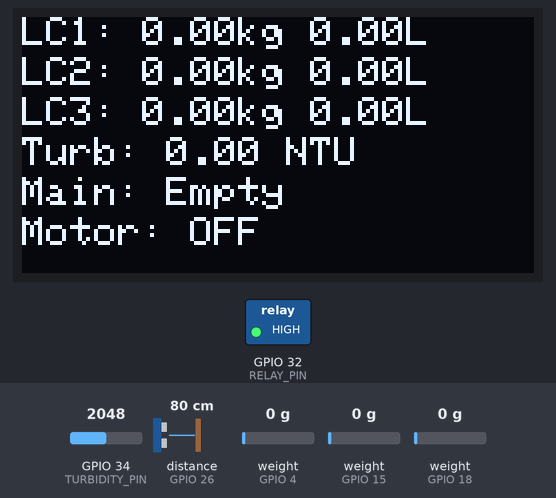
Bench run of a program on a simulated ESP32. Shown: 128×64 one-colour display, switched loads named in the program (green lamp = pin HIGH). Wiring (inferred from the names in the program): ultrasonic range finder: trigger GPIO 25; echo GPIO 26. Inputs (shaded band) come from the test bench; at power-on: weight on the scale (sensors on GPIO 18, GPIO 4, GPIO 15) 0 g, distance to the obstacle (sensor on GPIO 26) 80 cm, GPIO 34 (TURBIDITY_PIN) = 2048. The echo pulse lasts 58.3 µs per cm; WiFi joins after 1.5 s; servers stay silent unless stated; pins used as bus, display or sensor lines are not drawn; what the program prints to the serial monitor is not drawn.

Above: at 7.4 s.
7.5 s: weight on the scale (sensor on GPIO 18) set to 1258 g
At 9.3 s:
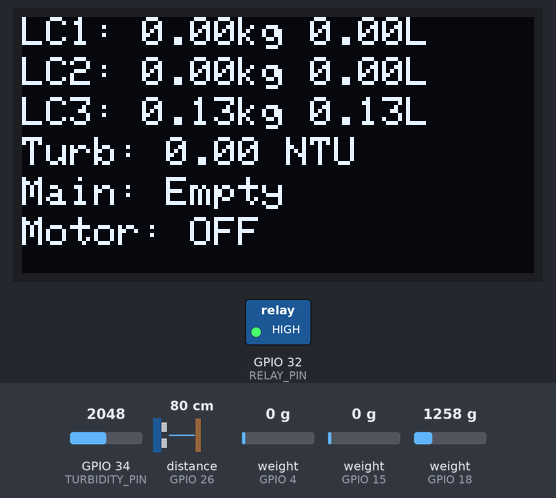
13.4 s: weight on the scale (sensor on GPIO 18) set to 1391 g
At 14.7 s:
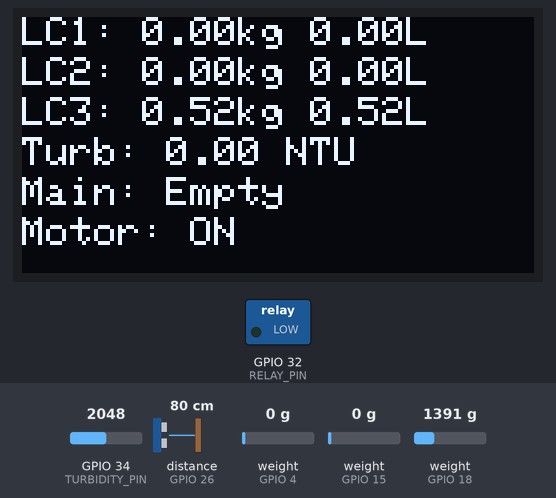
19.3 s: distance to the obstacle (sensor on GPIO 26) set to 2 cm
At 21.1 s:
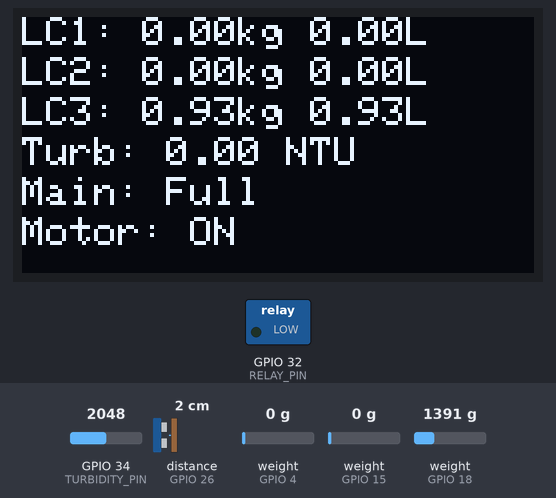
25.2 s: distance to the obstacle (sensor on GPIO 26) set to 6 cm
At 27.3 s:
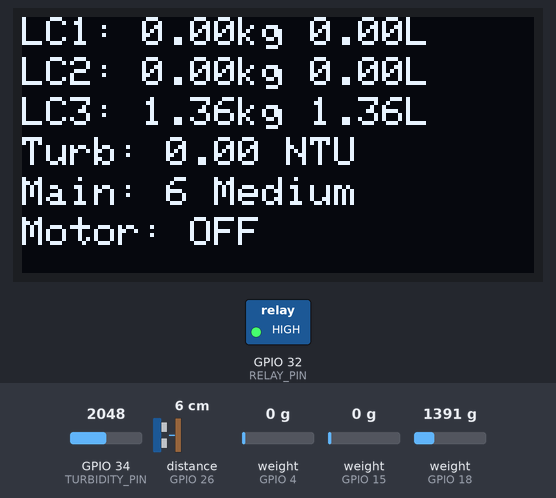
31.1 s: weight on the scale (sensor on GPIO 18) set to 220 g
At 33.4 s:
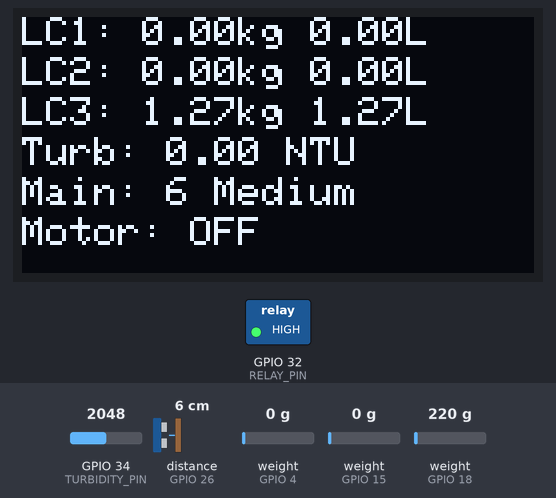
35.8 s: weight on the scale (sensor on GPIO 18) set to 185 g
At 38.4 s:
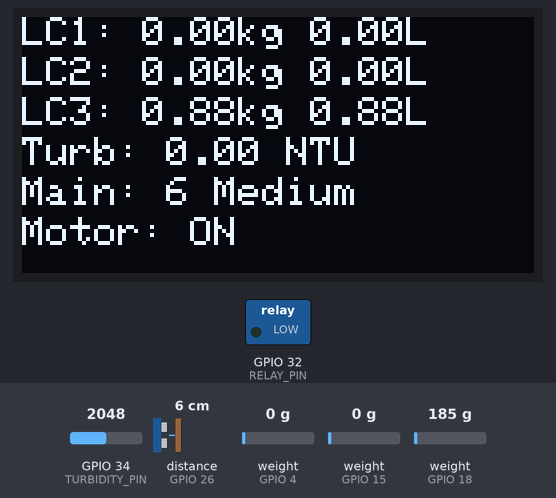
Timing chart, 0 to 46.8 s (numbered marks = the images above; inputs shaded):
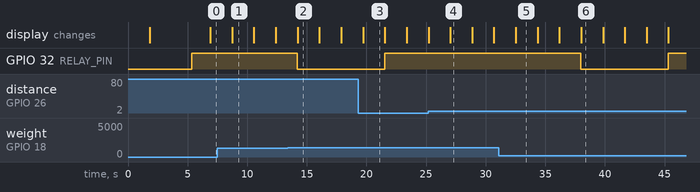

Measured:
- the behaviour switches between 1333 and 1334 g on weight on the scale (sensor on GPIO 18) (found by bisection; images 1 and 2)
- the behaviour switches between 4 and 5 cm on distance to the obstacle (sensor on GPIO 26) (found by bisection; images 3 and 4)
- the behaviour switches between 200 and 199 g on weight on the scale (sensor on GPIO 18) (found by bisection; images 5 and 6)
- after the input at 7.5 s, the display: changes after 1.2 s (image 1)
- after the input at 19.3 s, the display: changes after 0.42 s (image 3)
- after the input at 25.2 s, the display: first differs from a run without the input after 1.8 s (image 4)
- after the input at 31.1 s, the display: changes after 1.4 s (image 5)

The program:

main.cpp
```cpp
#define BLYNK_TEMPLATE_ID "TMPL3IfCAp2A5"
#define BLYNK_TEMPLATE_NAME "IOT Based multi tank measurement using Load cell"
#define BLYNK_AUTH_TOKEN "llwnOaFEjFwajpb4uf9O6K3sF_jNABYe"

#include <WiFi.h>
#include <BlynkSimpleEsp32.h>
#include "HX711.h"
#include <Wire.h>
#include <Adafruit_GFX.h>
#include <Adafruit_SSD1306.h>

// WiFi credentials
char ssid[] = "CMF by Nothing Phone 1_1744";
char pass[] = "567891234";

// HX711 Pins
#define DT1 15
#define SCK1 2
#define DT2 4
#define SCK2 5
#define DT3 18
#define SCK3 19

// OLED Parameters
#define SCREEN_WIDTH 128
#define SCREEN_HEIGHT 64
Adafruit_SSD1306 display(SCREEN_WIDTH, SCREEN_HEIGHT, &Wire, -1);

// HX711 Objects
HX711 scale1, scale2, scale3;

// Calibration Factors
float calibration_factor1 = -100000.0;
float calibration_factor2 = -100000.0;
float calibration_factor3 = -100000.0;

// Other Pins
#define TURBIDITY_PIN 34
#define TRIG_PIN 25
#define ECHO_PIN 26
#define RELAY_PIN 32
#define RELAY_ON LOW
#define RELAY_OFF HIGH

// Turbidity calibration
const float TURB_SLOPE = 100.0;
const float TURB_INTERCEPT = 0.0;

// L3 Filtering
float L3_history[10] = {0};
int l3_index = 0;

// Ultrasonic function
long readUltrasonicCM() {
  digitalWrite(TRIG_PIN, LOW);
  delayMicroseconds(2);
  digitalWrite(TRIG_PIN, HIGH);
  delayMicroseconds(10);
  digitalWrite(TRIG_PIN, LOW);
  long duration = pulseIn(ECHO_PIN, HIGH, 25000);
  return (duration > 0) ? (duration * 0.0343 / 2.0) : -1;
}

void setup() {
  Serial.begin(115200);

  // Blynk connection
  Blynk.begin(BLYNK_AUTH_TOKEN, ssid, pass);

  // OLED setup
  if (!display.begin(SSD1306_SWITCHCAPVCC, 0x3C)) {
    while (1); // Stop if OLED fails
  }
  display.clearDisplay();
  display.display();

  // HX711 setup
  scale1.begin(DT1, SCK1);
  scale2.begin(DT2, SCK2);
  scale3.begin(DT3, SCK3);
  delay(500);
  scale1.set_scale(calibration_factor1);
  scale2.set_scale(calibration_factor2);
  scale3.set_scale(calibration_factor3);
  scale1.tare();
  scale2.tare();
  scale3.tare();

  // Pins
  pinMode(TURBIDITY_PIN, INPUT);
  pinMode(TRIG_PIN, OUTPUT);
  pinMode(ECHO_PIN, INPUT);
  pinMode(RELAY_PIN, OUTPUT);
  digitalWrite(RELAY_PIN, RELAY_OFF);
}

void loop() {
  Blynk.run();

  // --- Load Cell Readings with Noise Filtering ---
  float L1_kg = fabs(scale1.get_units(5));
  float L2_kg = fabs(scale2.get_units(5));
  float rawL3_kg = fabs(scale3.get_units(5));

  if (L1_kg < 0.2) L1_kg = 0.0;
  if (L2_kg < 0.2) L2_kg = 0.0;
  if (rawL3_kg < 0.2) rawL3_kg = 0.0;

  // Filter for L3
  L3_history[l3_index] = rawL3_kg;
  l3_index = (l3_index + 1) % 10;
  float L3_kg = 0;
  for (int i = 0; i < 10; i++) {
    L3_kg += L3_history[i];
  }
  L3_kg /= 10.0;

  // Convert weight to volume (liters)
  float L1_Liters = L1_kg * 1.0;
  float L2_Liters = L2_kg * 1.0;
  float L3_Liters = L3_kg * 1.0;

  // --- Turbidity Sensor ---
  int turbRaw = analogRead(TURBIDITY_PIN);
  float turbNTU = map(turbRaw, 0, 432, 1000, 0);
  turbNTU = constrain(turbNTU, 0, 1000);

  // --- Motor Control Logic based on L3 Liters ---
  static bool motorOn = false;
  if (L3_Liters < 0.4) {
    digitalWrite(RELAY_PIN, RELAY_OFF);
    motorOn = false;
  } else if (L3_Liters >= 0.4 && L3_Liters < 1.0) {
    digitalWrite(RELAY_PIN, RELAY_ON);
    motorOn = true;
  } else {
    digitalWrite(RELAY_PIN, RELAY_OFF);
    motorOn = false;
  }

  // --- Ultrasonic ---
  long dist = readUltrasonicCM();
  if (dist <= 0 || dist > 400) dist = -1;
  String mainStatus;
  if (dist == -1) mainStatus = "Err";
  else if (dist >= 17.3) mainStatus = "Empty";
  else if (dist >= 15.0) mainStatus = "Less";
  else if (dist <= 4.0) mainStatus = "Full";
  else mainStatus = String(dist, 1) + " Medium";

  // --- Send to Blynk ---
  Blynk.virtualWrite(V0, L1_Liters);
  Blynk.virtualWrite(V1, L2_Liters);
  Blynk.virtualWrite(V2, L3_Liters);
  Blynk.virtualWrite(V3, turbNTU);
  Blynk.virtualWrite(V4, mainStatus);
  Blynk.virtualWrite(V5, motorOn ? 1 : 0);

  // --- Serial Debug ---
  Serial.print("L1="); Serial.print(L1_Liters); Serial.print("L ");
  Serial.print("L2="); Serial.print(L2_Liters); Serial.print("L ");
  Serial.print("L3="); Serial.print(L3_Liters); Serial.print("L ");
  Serial.print("Motor="); Serial.print(motorOn ? "ON" : "OFF ");
  Serial.print("Dist="); Serial.println(dist);

  // --- OLED Display ---
  display.clearDisplay();
  display.setTextSize(1);
  display.setTextColor(WHITE);
  display.setCursor(0, 0); display.printf("LC1: %.2fkg %.2fL", L1_kg, L1_Liters);
  display.setCursor(0, 10); display.printf("LC2: %.2fkg %.2fL", L2_kg, L2_Liters);
  display.setCursor(0, 20); display.printf("LC3: %.2fkg %.2fL", L3_kg, L3_Liters);
  display.setCursor(0, 30); display.printf("Turb: %.2f NTU", turbNTU);
  display.setCursor(0, 40); display.print("Main: "); display.print(mainStatus);
  display.setCursor(0, 50); display.print("Motor: "); display.print(motorOn ? "ON" : "OFF");
  display.display();

  delay(300);
}
```
